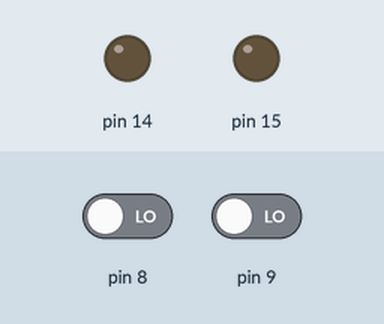
Simulated run of this sketch. Board: Arduino Uno, built with avr-gcc and run on an emulated ATmega328P. On the bench: output pins drawn as LEDs (lit = HIGH). Inputs (shaded band) come from the test bench; at power-on: pin 8 LOW, pin 9 LOW.

Above: at 1.2 s.
1.3 s: pin 8 driven HIGH
At 2.1 s:
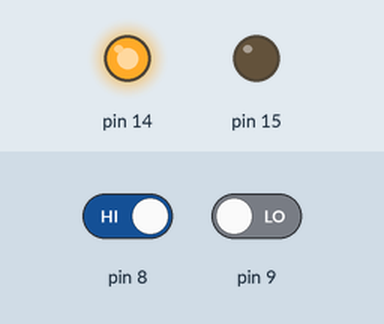
2.8 s: pin 9 driven HIGH
At 3.3 s:
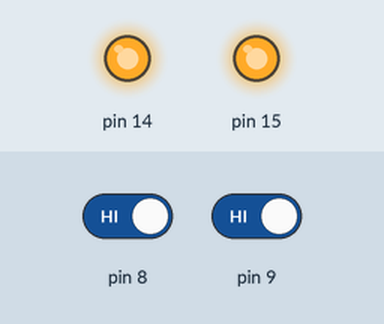
4.3 s: pin 8 driven LOW
At 5.5 s:
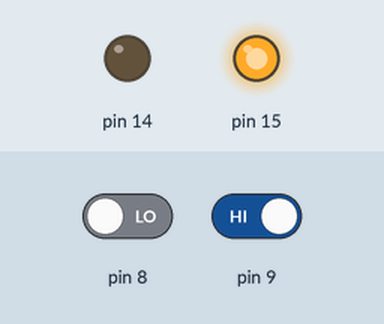
5.8 s: pin 9 driven LOW
At 6.8 s:
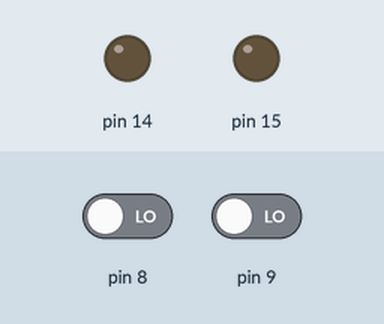
Timing chart, 0 to 8.3 s (numbered marks = the images above; inputs shaded):
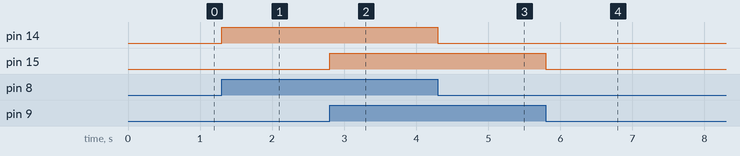

The sketch:

Lab1_2.ino
```cpp
#include<avr/io.h>
#include<util/delay.h>
void setup() {
  // put your setup code here, to run once:
  DDRB=DDRB&(~(1<<PB0))&(~(1<<PB1));
  DDRC=DDRC|((1<<PC0))|(1<<PC1);
  PORTC=PORTC&(~(1<<PC0))&(~(1<<PC1));//OFF
}

void loop() {
  // put your main code here, to run repeatedly:
  if((PINB&0b00000001)){
   PORTC|=1<<PC0;
  }
  else PORTC&=~(1<<PC0);
  if((PINB&0b00000010)){
    PORTC|=1<<PC1;
  }
  else PORTC&=~(1<<PC1);

}
```

Measured:
- after the input at 1.3 s, pin 14: LOW → HIGH at once
- after the input at 2.8 s, pin 15: LOW → HIGH at once
- after the input at 4.3 s, pin 14: HIGH → LOW at once
- after the input at 5.8 s, pin 15: HIGH → LOW at once
